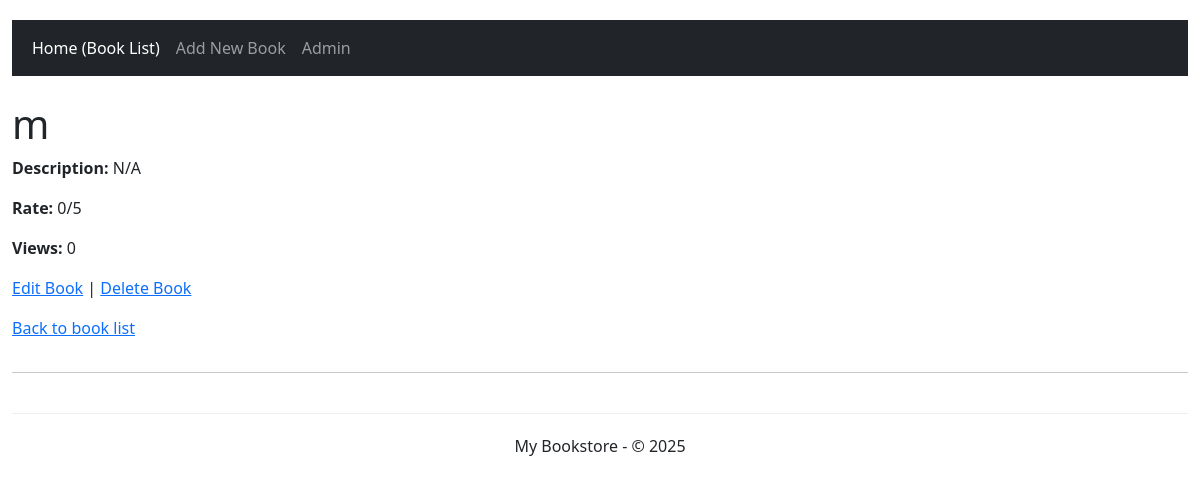
Screenshot of /book/1/ with the database file from the repository.
### books/models.py (models this page shows, shortened)
class Book(models.Model):
    title = models.CharField(max_length=200)
    description = models.TextField(null=True, blank=True)
    rate = models.PositiveSmallIntegerField(default=0) # Assuming rate is 0-5 or similar, adjust if needed
    views = models.PositiveIntegerField(default=0)

### books/views.py (the view)
# urls.py: path('book/<int:pk>/', BookDetailView.as_view(), name='book_detail'),
class BookDetailView(DetailView):
    model = Book
    template_name = 'books/book_detail.html'
    context_object_name = 'book'

### books/templates/books/book_detail.html (shortened to what this page needs)
{% extends "base_generic.html" %}
{% block content %}
  <h1>{{ book.title }}</h1>
  <p><strong>Description:</strong> {{ book.description|default:"N/A" }}</p>
  <p><strong>Rate:</strong> {{ book.rate }}/5</p>
  <p><strong>Views:</strong> {{ book.views }}</p>
  <p>
    <a href="{% url 'book_edit' book.pk %}">Edit Book</a> |
    <a href="{% url 'book_delete' book.pk %}">Delete Book</a>
  </p>
  <p><a href="{% url 'book_list' %}">Back to book list</a></p>
{% endblock %}

### static/css/styles.css (style rules this page uses)
body { padding-top: 20px; padding-bottom: 20px; }

### rows the page displays
Book: title "m", description "N/A", rate "0", views "0"
